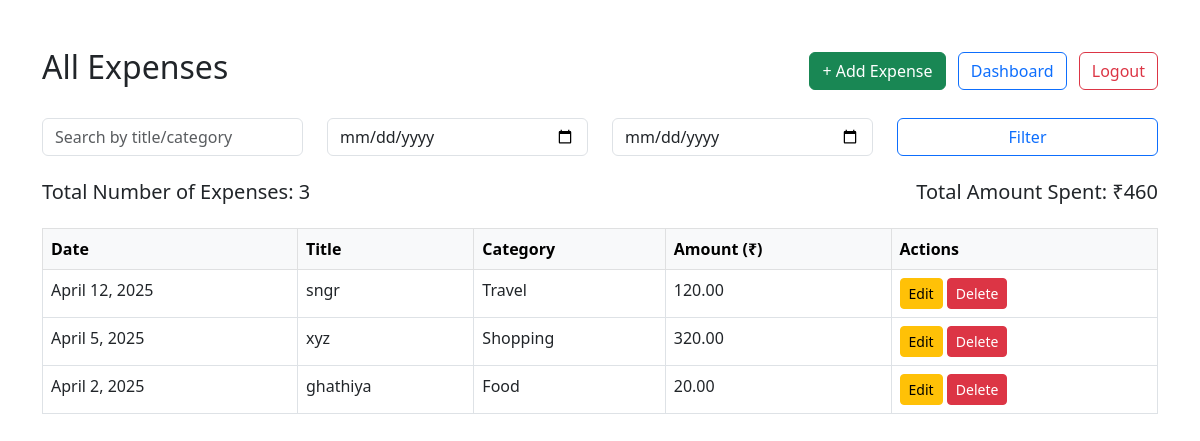
Screenshot of /list/ (signed in) with the database file from the repository.
### tracker/models.py (models this page shows, shortened)
class Expense(models.Model):
    user = models.ForeignKey(User, on_delete=models.CASCADE)
    title = models.CharField(max_length=100)
    amount = models.DecimalField(max_digits=10, decimal_places=2)
    category = models.CharField(max_length=20, choices=CATEGORIES)
    date = models.DateField()
    description = models.TextField(blank=True)

### tracker/views.py (the view)
# urls.py: path('list/', views.list_expenses, name='list_expenses'),
@login_required
def list_expenses(request):
    expenses = Expense.objects.filter(user=request.user).order_by('-date')
    query = request.GET.get('q')
    start_date = request.GET.get('start_date')
    end_date = request.GET.get('end_date')
    if query:
        expenses = expenses.filter(Q(title__icontains=query) | Q(category__icontains=query))
    if start_date:
        expenses = expenses.filter(date__gte=start_date)
    if end_date:
        expenses = expenses.filter(date__lte=end_date)
    total_expenses = expenses.count()
    total_amount = expenses.aggregate(Sum('amount'))['amount__sum'] or 0
    return render(request, 'tracker/list_expenses.html', {
        'expenses': expenses,
        'total_expenses': total_expenses,
        'total_amount': total_amount,
    })

### tracker/templates/tracker/list_expenses.html (shortened to what this page needs)
<!DOCTYPE html>
<html>
  <head>
    <link
      rel="stylesheet"
      href="https://cdn.jsdelivr.net/npm/bootstrap@5.3.0/dist/css/bootstrap.min.css"
    />
  </head>
  <body>
    <div class="container mt-5">
      <div class="row mb-4 align-items-center">
        <div class="col-md-6">
          <h2>All Expenses</h2>
        </div>
        <div class="col-md-6 text-end">
          <a href="{% url 'add_expense' %}" class="btn btn-success me-2">
            + Add Expense
          </a>
          <a href="{% url 'dashboard' %}" class="btn btn-outline-primary me-2">
            Dashboard
          </a>
          <a href="{% url 'logout_view' %}" class="btn btn-outline-danger">
            Logout
          </a>
        </div>
      </div>
      <form method="get" class="row mb-4">
        <div class="col-md-3">
          <input
            type="text"
            name="q"
            class="form-control"
            placeholder="Search by title/category"
            value="{{ request.GET.q }}"
          />
        </div>
        <div class="col-md-3">
          <input
            type="date"
            name="start_date"
            class="form-control"
            value="{{ request.GET.start_date }}"
          />
        </div>
        <div class="col-md-3">
          <input
            type="date"
            name="end_date"
            class="form-control"
            value="{{ request.GET.end_date }}"
          />
        </div>
        <div class="col-md-3">
          <button class="btn btn-outline-primary w-100" type="submit">
            Filter
          </button>
        </div>
      </form>
      <div class="row mb-3">
        <div class="col-md-6">
          <h5>Total Number of Expenses: {{ total_expenses }}</h5>
        </div>
        <div class="col-md-6 text-end">
          <h5>Total Amount Spent: ₹{{ total_amount }}</h5>
        </div>
      </div>
      <table class="table table-bordered table-hover">
        <thead class="table-light">
          <tr>
            <th>Date</th>
            <th>Title</th>
            <th>Category</th>
            <th>Amount (₹)</th>
            <th>Actions</th>
          </tr>
        </thead>
        <tbody>
          {% for expense in expenses %}
          <tr>
            <td>{{ expense.date }}</td>
            <td>{{ expense.title }}</td>
            <td>{{ expense.category }}</td>
            <td>{{ expense.amount }}</td>
            <td>
              <a
                href="{% url 'update_expense' expense.id %}"
                class="btn btn-sm btn-warning"
                >Edit</a
              >
              <a
                href="{% url 'delete_expense' expense.id %}"
                class="btn btn-sm btn-danger"
                >Delete</a
              >
            </td>
          </tr>
          {% empty %}
          <tr>
            <td colspan="5" class="text-center">No expenses found.</td>
          </tr>
          {% endfor %}
        </tbody>
      </table>
    </div>
  </body>
</html>

### rows the page displays
Expense: date "April 12, 2025", title "sngr", category "Travel", amount "120.00"
Expense: date "April 5, 2025", title "xyz", category "Shopping", amount "320.00"
Expense: date "April 2, 2025", title "ghathiya", category "Food", amount "20.00"

### other values shown
{{ total_expenses }} "3"
{{ total_amount }} "460"
